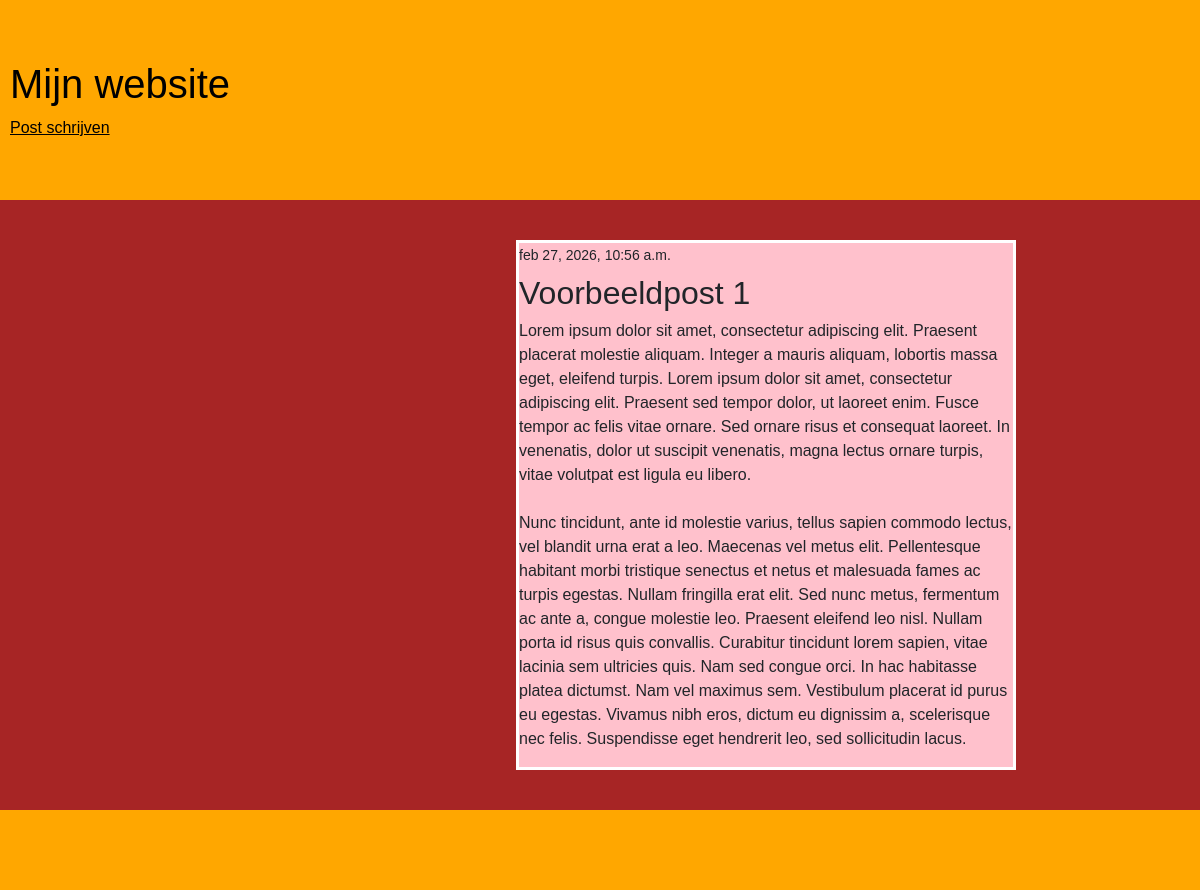
The page /post/8/ on the database its author committed.
### blog/models.py (models this page shows, shortened)
class Post(models.Model):
    author = models.ForeignKey(
        settings.AUTH_USER_MODEL,
        on_delete=models.CASCADE
    )
    title = models.CharField(max_length=200)
    text = models.TextField()
    created_date = models.DateTimeField(default=timezone.now)
    published_date = models.DateTimeField(blank=True, null=True)

### blog/views.py (the view)
# urls.py: path('post/<int:pk>/', views.post_detail, name='post_inhoud'),
def post_detail(request, pk):
    post = get_object_or_404(Post, pk=pk)
    return render(request, 'blog/post_inhoud.html', {'post': post})

### blog/templates/blog/post_inhoud.html
{% extends 'blog/base.html' %}
{% block inhoud %}
<article class="post">
    {% if post.published_date %}
    <time class="date">
        {{ post.published_date }}
    </time>
    {% endif %}
    <h2>{{ post.title }}</h2>
    <p>{{ post.text|linebreaksbr }}</p>
</article>
{% endblock %}

### blog/static/css/stijl.css (style rules this page uses)
* { margin: 0; padding: 0; box-sizing: border-box; }
body { background-color: #a72525ff; font-family: Arial, Helvetica, sans-serif; }
.date { font-size: 14px; }
.post { margin-bottom: 40px; border: 3px solid white; }
.post h2 { margin: 7px 0; }

### rows shown on the page
Post: published_date "feb 27, 2026, 10:56 a.m.", title "Voorbeeldpost 1", text "Lorem ipsum dolor sit amet, consectetur adipiscing elit. Praesent placerat molestie aliquam. Integer a mauris aliquam, lobortis massa eget, eleifend turpis. Lorem ipsum dolor sit amet, consectetur adipiscing elit. Praesent sed tempor dolor, ut laoreet enim. Fusce tempor ac felis vitae ornare. Sed ornare risus et consequat laoreet. In venenatis, dolor ut suscipit venenatis, magna lectus ornare turpis, vitae volutpat est ligula eu libero. Nunc tincidunt, ante id molestie varius, tellus sapien commodo lectus, vel blandit urna erat a leo. Maecenas vel metus elit. Pellentesque habitant morbi tristique senectus et netus et malesuada fames ac turpis egestas. Nullam fringilla erat elit. Sed nunc…"
